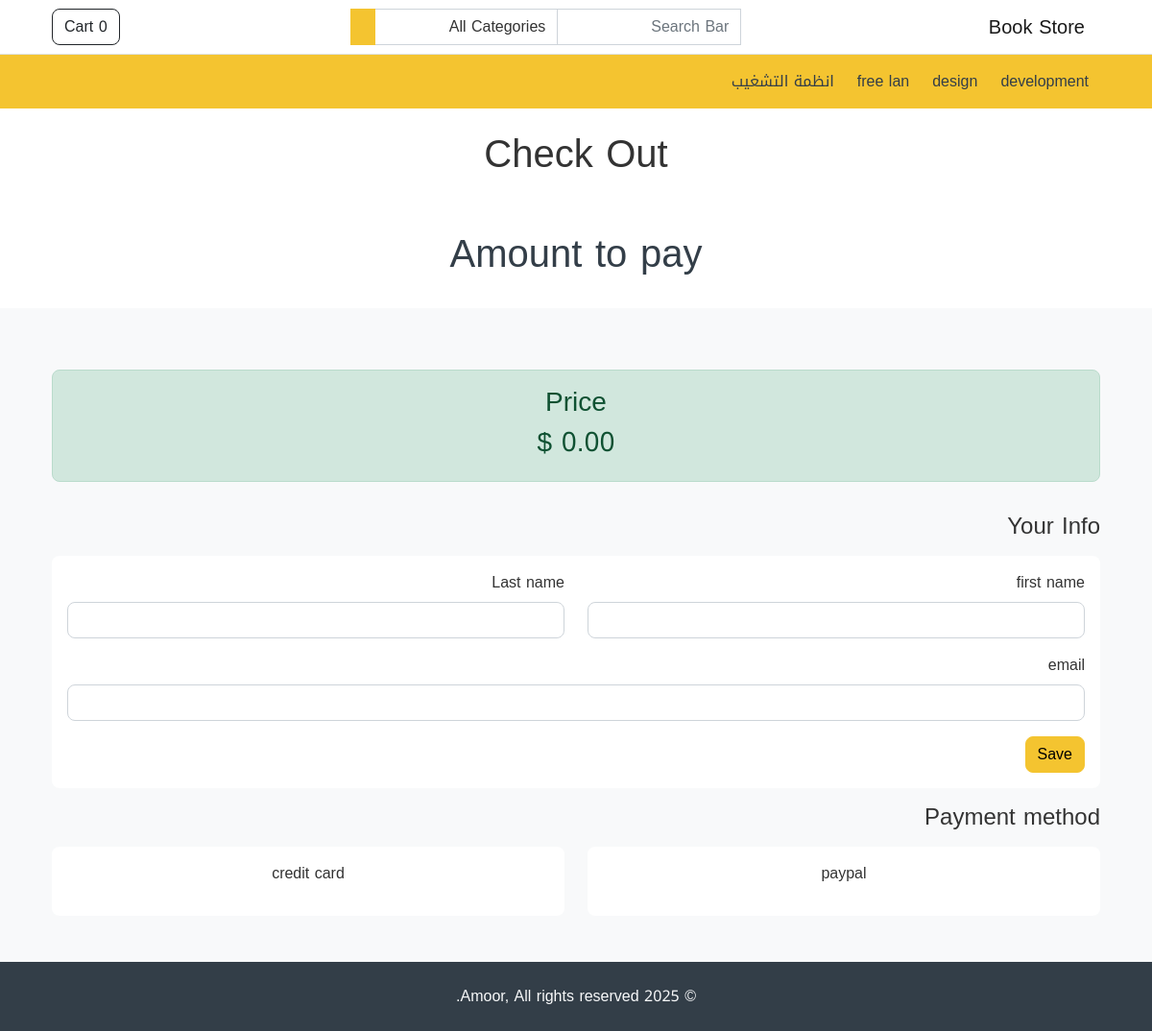
The app's page /store/checkout/ with its own data.
### store/models.py (models this page shows, shortened)
class Category(models.Model):
    name = models.CharField(max_length=255, unique=True)
    featured = models.BooleanField(default=False)
    order = models.IntegerField(default=1)
    created_at = models.DateTimeField(auto_now_add=True)
    updated_at = models.DateTimeField(auto_now=True)

### store/views.py (the view)
# urls.py: path('checkout/', views.check_out, name='StoreCheckout'),
def check_out(request):
    return render(
        request, 'check_out.html'
    )

### store/custom_context_processor.py (called while the page is built)
def store_website(request) -> dict:
    cart = Cart.objects.filter(session = request.session.session_key).last()
    cart_total = 0
    cart_products = []
    if cart:
        cart_products = Product.objects.filter(pk__in=cart.item)
        for item in cart_products:
            cart_total += item.price
    categories = Category.objects.order_by('order')
    return {
        'categories': categories,
        'cart_total': cart_total,
        'cart_products': cart_products,
    }

### store/templatetags/my_filters.py (called while the page is built)
def currency(amount):
    return '{:.2f}'.format(amount) + ' $'

### store/templates/check_out.html (shortened to what this page needs)
{% extends "base.html" %}
{% load i18n %}
{% load my_filters %}
{% block content %}
{% include 'common/page_title.html' with title="Check Out" %}
<div class="bg-white py-4">
    <h1 class="text-center text-secondary">{% trans 'Amount to pay' %}</h1>
  </div>
  <div class="container my-5">
    <div class="row bd-highlight">
      <div class="col-md-12">
        <h4 class="my-3 text-center">
          <div class="alert alert-success py-3">
            <h3 class="text-center">{% trans 'Price' %}</h3>
            <h3 class="text-center">{{ cart_total|currency }}</h3>
          </div>
        </h4>
      </div>
      <div class="col-12">
        <h4 class="my-3">{% trans "Your Info" %}</h4>
        <div class="card">
          <div class="card-body">
            <form id="form-user-info" action="{% url 'CheckOutOrder' %}" method="POST">
              <div class="row">
                <div class="col-md-6">
                  <div class="mb-3">
                    <label for="firstNameInput" class="form-label"
                      >{% trans 'first name'%}</label
                    >
                    <input
                      type="text"
                      class="form-control"
                      id="firstNameInput"
                      name="first_name"
                      required
                    />
                  </div>
                </div>
                <div class="col-md-6">
                  <div class="mb-3">
                    <label for="lastNameInput" class="form-label"
                      >{% trans "Last name" %}</label
                    >
                    <input
                      type="text"
                      class="form-control"
                      id="lastNameInput"
                      name="last_name"
                      required
                    />
                  </div>
                </div>
              </div>
              <div class="mb-3">
                <label for="emailInput" class="form-label"
                  >{% trans "email" %}</label
                >
                <input
                  type="email"
                  class="form-control"
                  id="emailInput"
                  name="email"
                  required
                />
              </div>
              <button class="btn btn-primary" >{% trans "Save" %}</button>
            </form>
          </div>
        </div>
        <h4 class="my-3">{% trans "Payment method" %}</h4>
        <div class="row">
          <div class="col-md-6">
            <div id="pm-paypal" class="card" role="button">
              <div class="card-body text-center">
                <p>{% trans "paypal" %}</p>
              </div>
            </div>
          </div>
          <div id="pm-stripe" class="col-md-6">
            <div class="card" role="button">
              <div class="card-body text-center">
                <p>{% trans "credit card" %}</p>
              </div>
            </div>
          </div>
        </div>
      </div>
    </div>
  </div>
{% endblock content %}

### store/templates/partials/header.html (shortened to what this page needs)
{% load i18n %}
<nav class="navbar navbar-expand-lg navbar-light bg-white border-bottom">
    <div class="container">
        <a class="navbar-brand" href="/store">{% trans "Book Store" %}</a>
        <div class="collapse navbar-collapse mt-2 mt-lg-0" id="navbarSupportedContent">
            {% include "partials/header_search.html" %}
            <ul class="navbar-nav my-2 my-lg-0">
                <li class="nav-item">
                    <a href="{% url 'StoreCart' %}" class="btn btn-outline-dark" type="button">
                        {% trans 'Cart' %} <span id='cart-items-count'>{{ cart_products|length }}</span>
                    </a>
                </li>
            </ul>
        </div>
    </div>
</nav>
<nav class="navbar navbar-expand-lg navbar-light bg-primary">
    <div class="container">
        <div class="collapse navbar-collapse mt-2 mt-lg-0" id="navbarSupportedContent">
                <ul class="navbar-nav my-2 my-lg-0">
                    {% for category in categories %}
                        <li class="nav-item">
                            <a class="nav-link mx-1" href="{% url 'StoreCategory' category.id %}" role="button">
                                {{ category.name }}
                            </a>
                        </li>
                    {% endfor %}
                </ul>
            </div>
        </div>
</nav>

### records on screen
Category: name "development"
Category: name "design"
Category: name "free lan"
Category: name "انظمة التشغيب"

### other values on screen
{{ cart_products|length }} "0"
{{ cart_total|currency }} "0.00 $"
